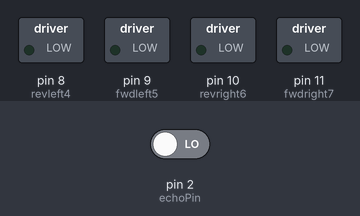
A sketch run on a simulated Arduino Nano, built with avr-gcc and run on an emulated ATmega328P. On the bench: switched loads named in the sketch (green lamp = pin HIGH). The test bench sets the inputs (shaded band); at power-on: pin 2 (echoPin) LOW. Random numbers use the default seed unless the sketch sets one; pins used as bus, display or sensor lines are not drawn.

Above: at 1.5 s.
At 2.5 s:
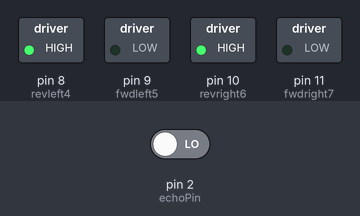
At 3.6 s:
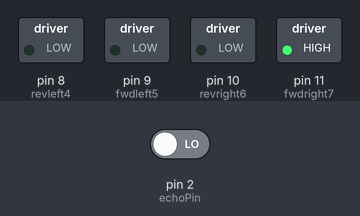
Timing chart, 0 to 6.8 s (numbered marks = the images above):
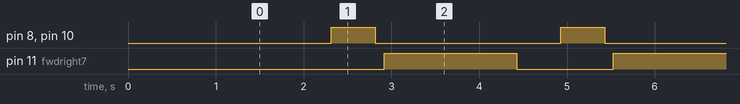

Measured:
- by itself, pin 8 (revleft4), pin 10 (revright6): alternates HIGH for 0.50 s and LOW for 2.1 s
- by itself, pin 11 (fwdright7): alternates HIGH for 1.5 s and LOW for 1.1 s
- by itself, everything shown: repeats every 2.6 s, in 4 steps

The sketch:

obstacle_Avoiding_Without_Servo___l298n.ino
```cpp
/* Obstacle Avoiding Robot Using Ultrasonic Sensor and Arduino NANO
 *  Circuit Digest(www.procreativehub.com)          Youtube 《Technical Tamizha》
 */
int trigPin = 3;
int echoPin = 2;
int revleft4 = 8;
int fwdleft5 = 9;
int revright6 = 10;
int fwdright7 = 11;

long duration, distance;

void setup() {
delay(random(500,2000));
Serial.begin(9600);
pinMode(revleft4, OUTPUT);
pinMode(fwdleft5, OUTPUT);
pinMode(revright6, OUTPUT);
pinMode(fwdright7, OUTPUT);
pinMode(trigPin, OUTPUT);
pinMode(echoPin, INPUT);
}
void loop() {
digitalWrite(trigPin, LOW);
delayMicroseconds(2);
digitalWrite(trigPin, HIGH);
delayMicroseconds(10);
duration = pulseIn(echoPin, HIGH);
distance = duration / 58.2;
delay(10);
if (distance > 30)
{
digitalWrite(fwdright7, HIGH);
digitalWrite(revright6, LOW);
digitalWrite(fwdleft5, HIGH);
digitalWrite(revleft4, LOW);
}

if (distance < 30)
{
digitalWrite(fwdright7, LOW);
digitalWrite(revright6, LOW);
digitalWrite(fwdleft5, LOW);
digitalWrite(revleft4, LOW);
delay(500);
digitalWrite(fwdright7, LOW);
digitalWrite(revright6, HIGH);
digitalWrite(fwdleft5, LOW);
digitalWrite(revleft4, HIGH);
delay(500);
digitalWrite(fwdright7, LOW);
digitalWrite(revright6, LOW);
digitalWrite(fwdleft5, LOW);
digitalWrite(revleft4, LOW);
delay(100);
digitalWrite(fwdright7, HIGH);
digitalWrite(revright6, LOW);
digitalWrite(revleft4, LOW);
digitalWrite(fwdleft5, LOW);
delay(500);
}
}
```
